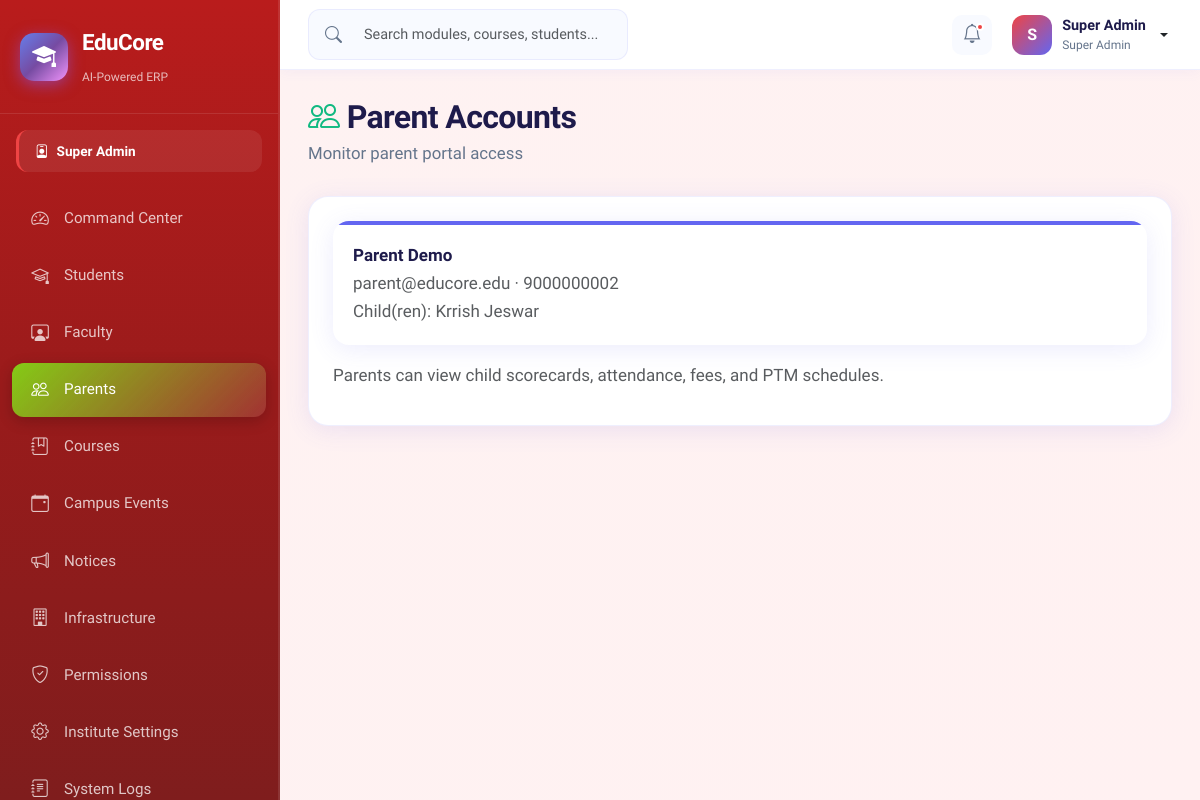
Page /admin/userParents.php (signed in) on the earlier database version.
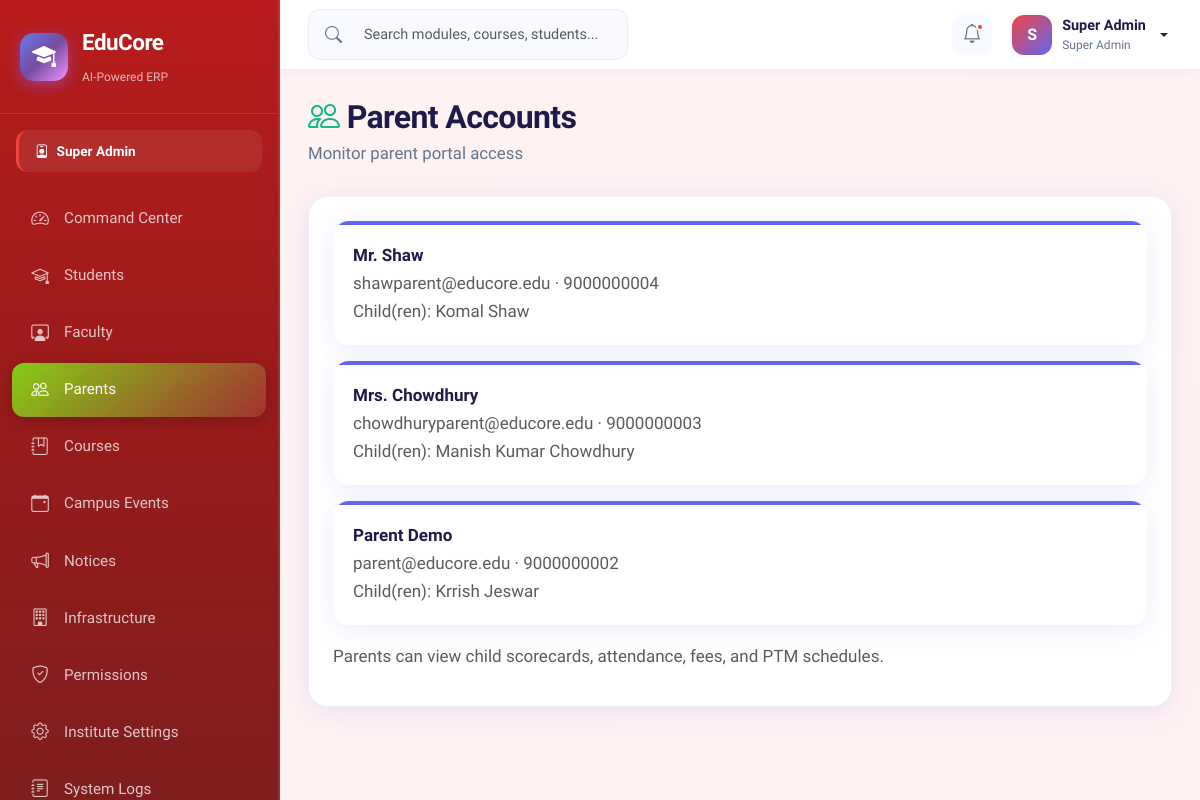
Same page on the later database version.
### tables this page shows
CREATE TABLE IF NOT EXISTS users (
    id INT AUTO_INCREMENT PRIMARY KEY,
    full_name VARCHAR(120) NOT NULL,
    email VARCHAR(120) NOT NULL UNIQUE,
    password_hash VARCHAR(255) NOT NULL,
    phone VARCHAR(20),
    address TEXT,
    role ENUM('super_admin','faculty','student','parent','finance','librarian','tpo') NOT NULL DEFAULT 'student',
    parent_id INT DEFAULT NULL,
    photo VARCHAR(255) DEFAULT 'default.png',
    status ENUM('active','inactive','suspended') DEFAULT 'active',
    two_factor_secret VARCHAR(64) DEFAULT NULL,
    two_factor_enabled TINYINT(1) NOT NULL DEFAULT 0,
    reset_token_hash VARCHAR(255) DEFAULT NULL,
    reset_token_expires DATETIME DEFAULT NULL,
    created_at TIMESTAMP DEFAULT CURRENT_TIMESTAMP,
    FOREIGN KEY (parent_id) REFERENCES users(id) ON DELETE SET NULL
);

### includes/auth_check.php (called while the page is built, shortened)
<?php
function getCurrentUser(): ?array
{
    $db = getDB();
    $stmt = $db->prepare('SELECT id, full_name, email, role, photo FROM users WHERE id = ? AND status = "active"');
    $stmt->execute([$_SESSION['user_id']]);
    return $stmt->fetch() ?: null;
}
function getRoleLabel(string $role): string
{
    $labels = [
        'super_admin' => 'Super Admin',
        'faculty'     => 'Faculty',
        'student'     => 'Student',
        'parent'      => 'Parent',
        'finance'     => 'Finance Officer',
        'librarian'   => 'Librarian',
        'tpo'         => 'TPO',
    ];
    return $labels[$role] ?? ucfirst($role);
}
function getRoleColor(string $role): string
{
    $colors = [
        'super_admin' => '#ef4444',
        'faculty'     => '#8b5cf6',
        'student'     => '#06b6d4',
        'parent'      => '#10b981',
        'finance'     => '#f59e0b',
        'librarian'   => '#ec4899',
        'tpo'         => '#6366f1',
    ];
    return $colors[$role] ?? '#6366f1';
}

### admin/userParents.php (the view, shortened to what this page needs)
<?php
require_once __DIR__ . '/../includes/auth_check.php';
$pdo = getDbConnection();
$parents = $pdo->query("
    SELECT p.id, p.full_name, p.email, p.phone, p.status,
           GROUP_CONCAT(s.full_name SEPARATOR ', ') AS children
    FROM users p
    LEFT JOIN users s ON s.parent_id = p.id
    WHERE p.role = 'parent'
    GROUP BY p.id
    ORDER BY p.full_name
")->fetchAll();
include __DIR__ . '/../includes/header.php';
?>
<div class="page-header fade-in"><h1><i class="bi bi-people" style="color:#10b981"></i> Parent Accounts</h1><p>Monitor parent portal access</p></div>
<div class="content-card fade-in">
<?php foreach ($parents as $p): ?>
<div class="stat-card mb-3 animate-slide-in">
<strong><?= htmlspecialchars($p['full_name']) ?></strong><br>
<span class="text-muted"><?= htmlspecialchars($p['email']) ?> · <?= htmlspecialchars($p['phone'] ?? '—') ?></span><br>
<span class="text-muted">Child(ren): <?= htmlspecialchars($p['children'] ?? 'None linked') ?></span>
</div>
<?php endforeach; ?>
<p class="text-muted mt-3">Parents can view child scorecards, attendance, fees, and PTM schedules.</p>
</div>
<?php include __DIR__ . '/../includes/footer.php';

### includes/sidebar.php (shortened to what this page needs)
<?php
$role = $user['role'] ?? 'student';
$navItems = [];
switch ($role) {
    case 'super_admin':
        $navItems = [
            ['icon' => 'bi-speedometer2', 'label' => 'Command Center', 'href' => 'dashboard.php', 'color' => '#ef4444'],
            ['icon' => 'bi-mortarboard', 'label' => 'Students', 'href' => 'userStudent.php', 'color' => '#f97316'],
            ['icon' => 'bi-person-workspace', 'label' => 'Faculty', 'href' => 'userFaculty.php', 'color' => '#eab308'],
            ['icon' => 'bi-people', 'label' => 'Parents', 'href' => 'userParents.php', 'color' => '#84cc16'],
            ['icon' => 'bi-journal-bookmark', 'label' => 'Courses', 'href' => 'academicCourses.php', 'color' => '#22c55e'],
            ['icon' => 'bi-calendar-event', 'label' => 'Campus Events', 'href' => 'events.php', 'color' => '#06b6d4'],
            ['icon' => 'bi-megaphone', 'label' => 'Notices', 'href' => 'notices.php', 'color' => '#3b82f6'],
            ['icon' => 'bi-building', 'label' => 'Infrastructure', 'href' => 'infrastructure.php', 'color' => '#6366f1'],
            ['icon' => 'bi-shield-check', 'label' => 'Permissions', 'href' => 'permissions.php', 'color' => '#8b5cf6'],
            ['icon' => 'bi-gear', 'label' => 'Institute Settings', 'href' => 'instituteSettings.php', 'color' => '#a855f7'],
            ['icon' => 'bi-journal-text', 'label' => 'System Logs', 'href' => 'logs.php', 'color' => '#ec4899'],
        ];
        break;
}
$currentPage = basename($_SERVER['PHP_SELF']);
?>
<aside class="sidebar" id="sidebar">
    <div class="sidebar-brand">
        <div class="brand-icon">
            <i class="bi bi-mortarboard-fill"></i>
        </div>
        <div class="brand-text">
            <span class="brand-name">EduCore</span>
            <span class="brand-tagline">AI-Powered ERP</span>
        </div>
    </div>
    <div class="sidebar-role-badge" style="--role-color: <?= getRoleColor($role) ?>">
        <i class="bi bi-person-badge"></i>
        <?= getRoleLabel($role) ?>
    </div>
    <nav class="sidebar-nav">
        <?php foreach ($navItems as $item): ?>
        <a href="<?= $item['href'] ?>" class="nav-item <?= $currentPage === $item['href'] ? 'active' : '' ?>"
           style="--item-color: <?= $item['color'] ?>">
            <i class="bi <?= $item['icon'] ?>"></i>
            <span><?= $item['label'] ?></span>
        </a>
        <?php endforeach; ?>
    </nav>
</aside>

Differences in the rows shown:
added users: full_name "Mr. Shaw", email "shawparent@educore.edu", phone "9000000004", children "Komal Shaw"
added users: full_name "Mrs. Chowdhury", email "chowdhuryparent@educore.edu", phone "9000000003", children "Manish Kumar Chowdhury"
